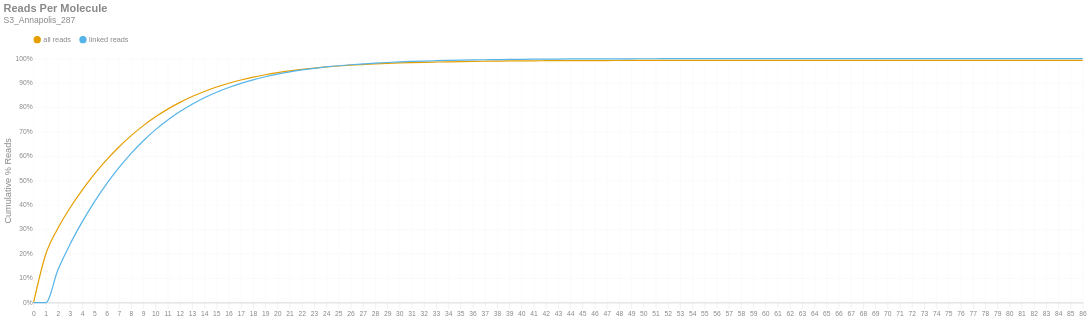

Source (notebook cell):
### Markdown cell above
### Reads per Molecule
This chart shows the cumulative distribution of the number of reads per linked molecule. That is, how many alignments are associated with a unique molecule. This excludes the number of reads associated with invalid or absent linked-read barcodes. The `linked` histogram is the percentages recalculated when disregarding singletons.

### Code cell
if SKIPLR:
    print_html(f"Skipped")
else:
    counts = np.bincount(valids['reads'].cast(pl.Int64).to_numpy())
    weighted = counts * np.arange(len(counts))
    all_perc = weighted / n_reads
    linked_perc = weighted / n_linked_reads
    linked_perc[1] = 0
    binned_df = pl.DataFrame({
        'readsper': list(range(len(counts))),
        'all reads (cumsum)': np.cumsum(all_perc).tolist(),
        'linked reads (cumsum)': np.cumsum(linked_perc).tolist(),
    })

    with SafeRender(binned_df):
        (
            density_plot(binned_df, 'Reads Per Molecule', samplename, 'readspmol')
            .encode(
                x=alt.X('readsper:O', title=None).axis(labelAngle=0).scale(padding=0),
                y=alt.Y('value:Q', title='Cumulative % Reads').axis(format='%').stack(False),
                color=alt.Color("key:N").scale(domain=["all reads", "linked reads"]),
                tooltip=[
                    alt.Tooltip("key:N", title="Data Type"),
                    alt.Tooltip("readsper:O", title="Reads Per Molecule"),
                    alt.Tooltip("value:Q", format=".2%", title="% Reads (Cum.)")
                ]            
            )
        ).display()

### Figure 1 — Vega-Lite specification as saved in the notebook (floating-point values rounded to 4 significant figures)
{"width": "container", "height": 400, "config": {"title": {"anchor": "start", "dy": -15, "fontSize": 18, "color": "#888888", "subtitleColor": "#888888", "subtitleFontSize": 14}, "arc": {"fill": "#0072B2"}, "axis": {"domainColor": "#888888", "domainWidth": 0.5, "gridWidth": 0.2, "grid": false, "titleFontWeight": 400, "titleFontSize": 15, "labelFontSize": 11, "labelColor": "#888888", "tickColor": "#888888", "tickWidth": 0.2, "titleColor": "#888888"}, "axisBand": {"grid": false}, "axisX": {"grid": true, "tickSize": 10, "domainCap": "round"}, "axisY": {"domain": false, "grid": true, "tickSize": 0, "domainCap": "round"}, "background": "transparent", "header": {"labelFontSize": 15, "labelColor": "#888888", "titleFontSize": 15, "titleFontWeight": 600, "titleColor": "#888888"}, "legend": {"labelFont": "sans-serif", "labelFontSize": 12, "labelColor": "#888888", "symbolSize": 100, "symbolType": "circle", "titleFontSize": 12, "titlePadding": 10, "titleColor": "#888888", "title": null, "orient": "top"}, "range": {"category": ["#E69F00", "#56B4E9", "#009E73", "#F0E442", "#0072B2", "#D55E00", "#CC79A7", "#000000"], "diverging": ["#cfe8f3", "#a2d4ec", "#73bfe2", "#46abdb", "#1696d2", "#12719e"]}, "area": {"fill": "#0072B2", "fillOpacity": 0.7, "line": true, "strokeOpacity": 0.7}, "line": {"color": "#0072B2", "stroke": "#0072B2", "strokeWidth": 2}, "trail": {"color": "#0072B2", "stroke": "#0072B2", "strokeWidth": 0, "size": 1}, "point": {"filled": true, "fillOpacity": 1.0, "size": 95}, "text": {"color": "#888888", "fontSize": 11, "align": "right", "fontWeight": 400, "size": 11}, "bar": {"fill": "#0072B2", "stroke": null}, "view": {"stroke": null, "continuousWidth": 660, "continuousHeight": 400}}, "data": {"name": "data-2399e2a4347cf07ad4c9ab74f892eacb"}, "mark": {"type": "line", "interpolate": "monotone", "point": {"opacity": 0, "size": 275}}, "encoding": {"color": {"field": "key", "scale": {"domain": ["all reads", "linked reads"]}, "type": "nominal"}, "tooltip": [{"field": "key", "title": "Data Type", "type": "nominal"}, {"field": "readsper", "title": "Reads Per Molecule", "type": "ordinal"}, {"field": "value", "format": ".2%", "title": "% Reads (Cum.)", "type": "quantitative"}], "x": {"axis": {"labelAngle": 0}, "field": "readsper", "scale": {"padding": 0}, "title": null, "type": "ordinal"}, "y": {"axis": {"format": "%"}, "field": "value", "stack": false, "title": "Cumulative % Reads", "type": "quantitative"}}, "params": [{"name": "param_c36ac31b6afebe62", "select": {"type": "point", "fields": ["key"]}, "bind": "legend"}], "title": {"text": "Reads Per Molecule", "subtitle": "S3_Annapolis_287"}, "transform": [{"fold": ["all reads (cumsum)", "linked reads (cumsum)"]}, {"calculate": "replace(datum.key, ' (cumsum)', '')", "as": "key"}, {"filter": {"param": "param_c36ac31b6afebe62"}}], "usermeta": {"embedOptions": {"downloadFileName": "S3_Annapolis_287.readspmol"}}, "$schema": "https://vega.github.io/schema/vega-lite/v6.1.0.json", "datasets": {"data-2399e2a4347cf07ad4c9ab74f892eacb": [{"readsper": 0, "all reads (cumsum)": 0.0, "linked reads (cumsum)": 0.0}, {"readsper": 1, "all reads (cumsum)": 0.198, "linked reads (cumsum)": 0.0}, {"readsper": 2, "all reads (cumsum)": 0.3047, "linked reads (cumsum)": 0.1342}, {"readsper": 3, "all reads (cumsum)": 0.3887, "linked reads (cumsum)": 0.2399}, {"readsper": 4, "all reads (cumsum)": 0.4617, "linked reads (cumsum)": 0.3317}, {"readsper": 5, "all reads (cumsum)": 0.5271, "linked reads (cumsum)": 0.4139}, {"readsper": 6, "all reads (cumsum)": 0.5856, "linked reads (cumsum)": 0.4875}, {"readsper": 7, "all reads (cumsum)": 0.6376, "linked reads (cumsum)": 0.5531}, {"readsper": 8, "all reads (cumsum)": 0.6841, "linked reads (cumsum)": 0.6115}, {"readsper": 9, "all reads (cumsum)": 0.7252, "linked reads (cumsum)": 0.6632}, {"readsper": 10, "all reads (cumsum)": 0.7615, "linked reads (cumsum)": 0.7089}, {"readsper": 11, "all reads (cumsum)": 0.7928, "linked reads (cumsum)": 0.7483}, {"readsper": 12, "all reads (cumsum)": 0.8203, "linked reads (cumsum)": 0.7829}, {"readsper": 13, "all reads (cumsum)": 0.8443, "linked reads (cumsum)": 0.813}, {"readsper": 14, "all reads (cumsum)": 0.8652, "linked reads (cumsum)": 0.8393}, {"readsper": 15, "all reads (cumsum)": 0.8833, "linked reads (cumsum)": 0.8621}, {"readsper": 16, "all reads (cumsum)": 0.8987, "linked reads (cumsum)": 0.8815}, {"readsper": 17, "all reads (cumsum)": 0.9121, "linked reads (cumsum)": 0.8984}, {"readsper": 18, "all reads (cumsum)": 0.9236, "linked reads (cumsum)": 0.9129}, {"readsper": 19, "all reads (cumsum)": 0.9336, "linked reads (cumsum)": 0.9253}, {"readsper": 20, "all reads (cumsum)": 0.942, "linked reads (cumsum)": 0.936}, {"readsper": 21, "all reads (cumsum)": 0.9494, "linked reads (cumsum)": 0.9453}, {"readsper": 22, "all reads (cumsum)": 0.9557, "linked reads (cumsum)": 0.9532}, {"readsper": 23, "all reads (cumsum)": 0.9611, "linked reads (cumsum)": 0.96}, {"readsper": 24, "all reads (cumsum)": 0.9657, "linked reads (cumsum)": 0.9658}, {"readsper": 25, "all reads (cumsum)": 0.9695, "linked reads (cumsum)": 0.9706}, {"readsper": 26, "all reads (cumsum)": 0.9727, "linked reads (cumsum)": 0.9746}, {"readsper": 27, "all reads (cumsum)": 0.9754, "linked reads (cumsum)": 0.978}, {"readsper": 28, "all reads (cumsum)": 0.978, "linked reads (cumsum)": 0.9812}, {"readsper": 29, "all reads (cumsum)": 0.9801, "linked reads (cumsum)": 0.9839}, {"readsper": 30, "all reads (cumsum)": 0.9819, "linked reads (cumsum)": 0.9861}, {"readsper": 31, "all reads (cumsum)": 0.9834, "linked reads (cumsum)": 0.9881}, {"readsper": 32, "all reads (cumsum)": 0.9848, "linked reads (cumsum)": 0.9898}, {"readsper": 33, "all reads (cumsum)": 0.9859, "linked reads (cumsum)": 0.9912}, {"readsper": 34, "all reads (cumsum)": 0.9868, "linked reads (cumsum)": 0.9923}, {"readsper": 35, "all reads (cumsum)": 0.9877, "linked reads (cumsum)": 0.9935}, {"readsper": 36, "all reads (cumsum)": 0.9884, "linked reads (cumsum)": 0.9944}, {"readsper": 37, "all reads (cumsum)": 0.989, "linked reads (cumsum)": 0.9952}, {"readsper": 38, "all reads (cumsum)": 0.9896, "linked reads (cumsum)": 0.9958}, {"readsper": 39, "all reads (cumsum)": 0.9901, "linked reads (cumsum)": 0.9965}, {"readsper": 40, "all reads (cumsum)": 0.9905, "linked reads (cumsum)": 0.997}, {"readsper": 41, "all reads (cumsum)": 0.9908, "linked reads (cumsum)": 0.9974}, {"readsper": 42, "all reads (cumsum)": 0.9911, "linked reads (cumsum)": 0.9977}, {"readsper": 43, "all reads (cumsum)": 0.9913, "linked reads (cumsum)": 0.998}, {"readsper": 44, "all reads (cumsum)": 0.9915, "linked reads (cumsum)": 0.9983}, {"readsper": 45, "all reads (cumsum)": 0.9917, "linked reads (cumsum)": 0.9985}, {"readsper": 46, "all reads (cumsum)": 0.9918, "linked reads (cumsum)": 0.9987}, {"readsper": 47, "all reads (cumsum)": 0.992, "linked reads (cumsum)": 0.9988}, {"readsper": 48, "all reads (cumsum)": 0.9921, "linked reads (cumsum)": 0.999}, {"readsper": 49, "all reads (cumsum)": 0.9922, "linked reads (cumsum)": 0.9991}, {"readsper": 50, "all reads (cumsum)": 0.9923, "linked reads (cumsum)": 0.9992}, {"readsper": 51, "all reads (cumsum)": 0.9923, "linked reads (cumsum)": 0.9993}, {"readsper": 52, "all reads (cumsum)": 0.9924, "linked reads (cumsum)": 0.9994}, {"readsper": 53, "all reads (cumsum)": 0.9924, "linked reads (cumsum)": 0.9994}, {"readsper": 54, "all reads (cumsum)": 0.9925, "linked reads (cumsum)": 0.9995}, {"readsper": 55, "all reads (cumsum)": 0.9926, "linked reads (cumsum)": 0.9996}, {"readsper": 56, "all reads (cumsum)": 0.9926, "linked reads (cumsum)": 0.9996}, {"readsper": 57, "all reads (cumsum)": 0.9926, "linked reads (cumsum)": 0.9997}, {"readsper": 58, "all reads (cumsum)": 0.9927, "linked reads (cumsum)": 0.9997}, {"readsper": 59, "all reads (cumsum)": 0.9927, "linked reads (cumsum)": 0.9997}, {"readsper": 60, "all reads (cumsum)": 0.9927, "linked reads (cumsum)": 0.9998}, {"readsper": 61, "all reads (cumsum)": 0.9928, "linked reads (cumsum)": 0.9998}, {"readsper": 62, "all reads (cumsum)": 0.9928, "linked reads (cumsum)": 0.9999}, {"readsper": 63, "all reads (cumsum)": 0.9928, "linked reads (cumsum)": 0.9999}, {"readsper": 64, "all reads (cumsum)": 0.9928, "linked reads (cumsum)": 0.9999}, {"readsper": 65, "all reads (cumsum)": 0.9928, "linked reads (cumsum)": 0.9999}, {"readsper": 66, "all reads (cumsum)": 0.9928, "linked reads (cumsum)": 0.9999}, {"readsper": 67, "all reads (cumsum)": 0.9928, "linked reads (cumsum)": 0.9999}, {"readsper": 68, "all reads (cumsum)": 0.9929, "linked reads (cumsum)": 1.0}, {"readsper": 69, "all reads (cumsum)": 0.9929, "linked reads (cumsum)": 1.0}, {"readsper": 70, "all reads (cumsum)": 0.9929, "linked reads (cumsum)": 1.0}, {"readsper": 71, "all reads (cumsum)": 0.9929, "linked reads (cumsum)": 1.0}, {"readsper": 72, "all reads (cumsum)": 0.9929, "linked reads (cumsum)": 1.0}, {"readsper": 73, "all reads (cumsum)": 0.9929, "linked reads (cumsum)": 1.0}, {"readsper": 74, "all reads (cumsum)": 0.9929, "linked reads (cumsum)": 1.0}, {"readsper": 75, "all reads (cumsum)": 0.9929, "linked reads (cumsum)": 1.0}, {"readsper": 76, "all reads (cumsum)": 0.9929, "linked reads (cumsum)": 1.0}, {"readsper": 77, "all reads (cumsum)": 0.9929, "linked reads (cumsum)": 1.0}, {"readsper": 78, "all reads (cumsum)": 0.9929, "linked reads (cumsum)": 1.0}, {"readsper": 79, "all reads (cumsum)": 0.9929, "linked reads (cumsum)": 1.0}, {"readsper": 80, "all reads (cumsum)": 0.9929, "linked reads (cumsum)": 1.0}, {"readsper": 81, "all reads (cumsum)": 0.9929, "linked reads (cumsum)": 1.0}, {"readsper": 82, "all reads (cumsum)": 0.9929, "linked reads (cumsum)": 1.0}, {"readsper": 83, "all reads (cumsum)": 0.9929, "linked reads (cumsum)": 1.0}, {"readsper": 84, "all reads (cumsum)": 0.9929, "linked reads (cumsum)": 1.0}, {"readsper": 85, "all reads (cumsum)": 0.9929, "linked reads (cumsum)": 1.0}, {"readsper": 86, "all reads (cumsum)": 0.9929, "linked reads (cumsum)": 1.0}]}}
